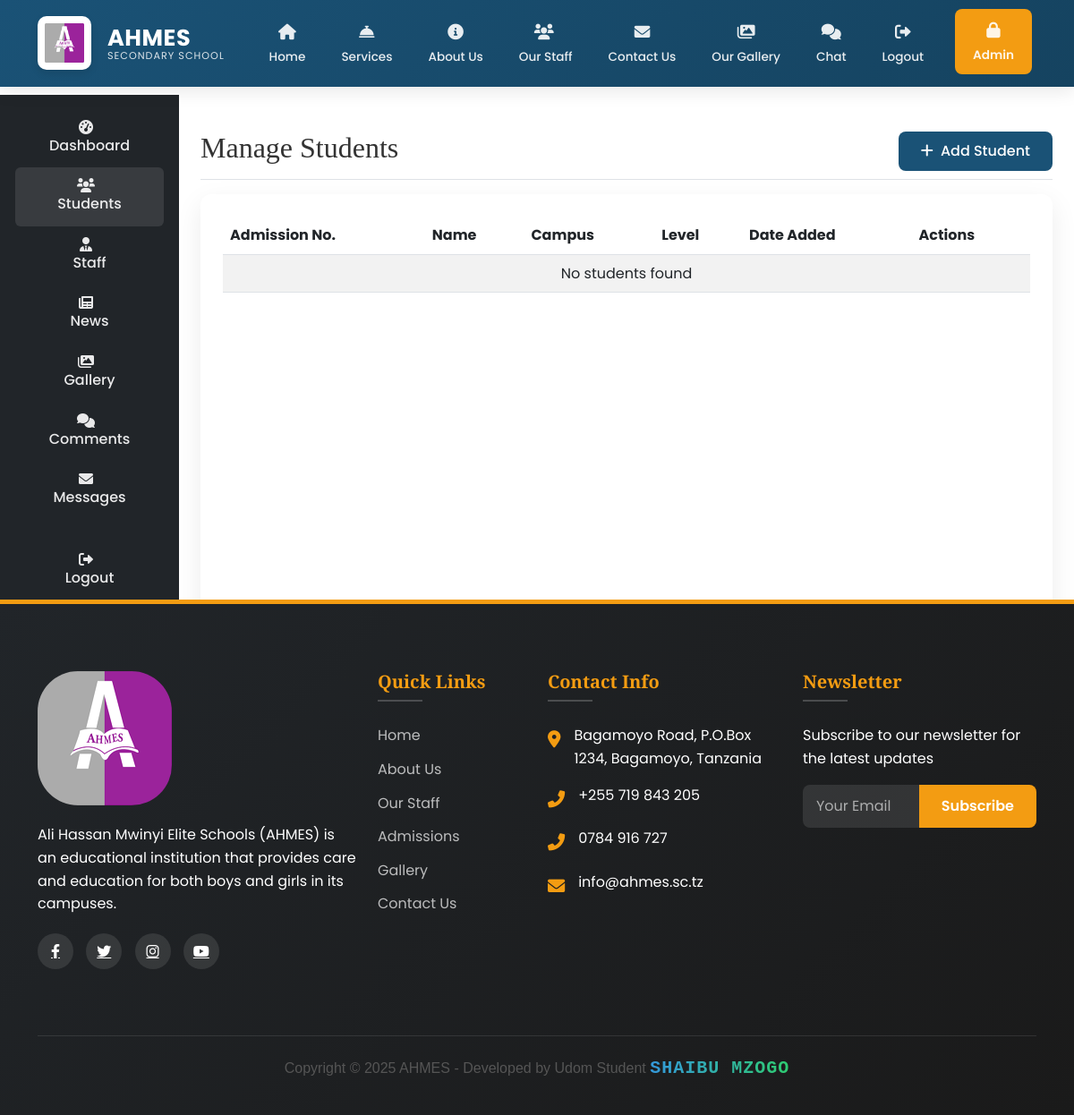
/ad/students/ (signed in), run on an earlier commit of the app's database.
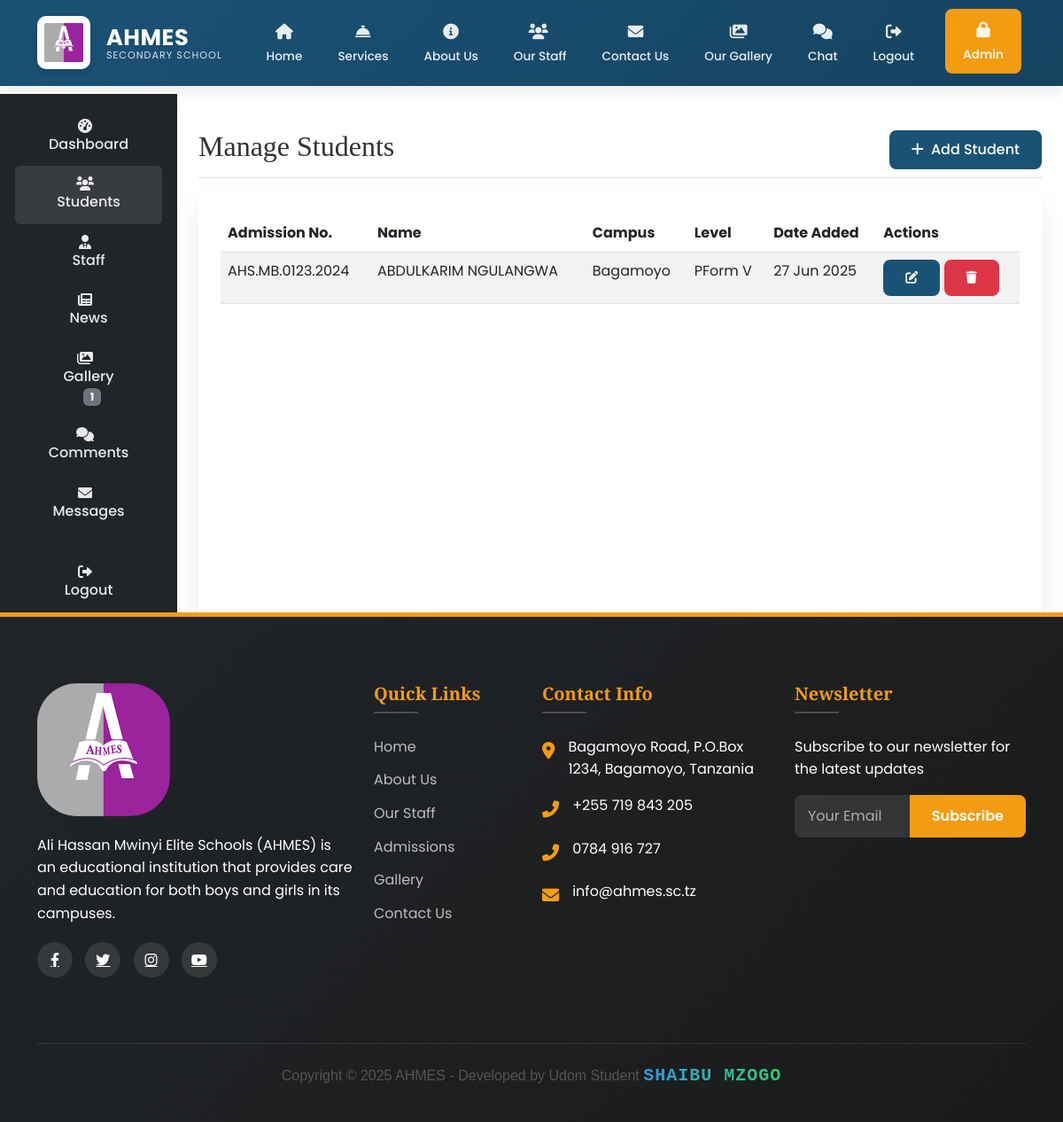
And on a later commit of the database.
### main/models.py (models this page shows, shortened)
class Student(models.Model):
    GENDER_CHOICES = [
        ('M', 'Male'),
        ('F', 'Female'),
    ]
    user = models.OneToOneField(
        User,
        on_delete=models.CASCADE,
        related_name='student_profile',
        null=True,
        blank=True
    )
    first_name = models.CharField(max_length=100)
    last_name = models.CharField(max_length=100)
    gender = models.CharField(max_length=1, choices=GENDER_CHOICES)
    date_of_birth = models.DateField()
    admission_number = models.CharField(max_length=20, unique=True)
    campus = models.ForeignKey(
        Campus,
        on_delete=models.CASCADE,
        related_name='students'
    )
    level = models.ForeignKey(
        Level,
        on_delete=models.CASCADE,
        related_name='students'
    )
    admission_date = models.DateField()
    parent_name = models.CharField(max_length=200)
    parent_phone = models.CharField(max_length=20)
    parent_email = models.EmailField()
    address = models.TextField()
    created_at = models.DateTimeField(auto_now_add=True)
    updated_at = models.DateTimeField(auto_now=True)
    class Meta:
        ordering = ['-created_at']
        verbose_name = 'Student'
        verbose_name_plural = 'Students'

class Campus(models.Model):
    name = models.CharField(max_length=100)
    location = models.CharField(max_length=200)
    description = models.TextField()
    image = CloudinaryField('campuses', folder="school/campuses",
                          transformation={'quality': 'auto:good'})

class Level(models.Model):
    name = models.CharField(max_length=100)
    description = models.TextField()

### main/views.py (the view)
# urls.py: path('ad/students/', views.manage_students, name='manage_students'),
@login_required
@user_passes_test(is_admin)
def manage_students(request):
    students = Student.objects.all().order_by('-created_at')
    return render(request, 'main/manage_students.html', {'students': students})

### main/templates/main/manage_students.html
{% extends 'main/base.html' %}
{% load static %}
{% block content %}
<div class="container-fluid">
  <div class="row">
    {% include 'main/sidebar.html' %}
    <main class="col-md-9 ms-sm-auto col-lg-10 px-md-4 py-4">
      <div class="d-flex justify-content-between flex-wrap flex-md-nowrap align-items-center pt-3 pb-2 mb-3 border-bottom">
        <h1 class="h2">Manage Students</h1>
        <div class="btn-toolbar mb-2 mb-md-0">
          <a href="{% url 'add_student' %}" class="btn btn-primary">
            <i class="fas fa-plus me-1"></i> Add Student
          </a>
        </div>
      </div>
      <div class="card">
        <div class="card-body">
          <div class="table-responsive">
            <table class="table table-striped table-hover">
              <thead>
                <tr>
                  <th>Admission No.</th>
                  <th>Name</th>
                  <th>Campus</th>
                  <th>Level</th>
                  <th>Date Added</th>
                  <th>Actions</th>
                </tr>
              </thead>
              <tbody>
                {% for student in students %}
                <tr>
                  <td>{{ student.admission_number }}</td>
                  <td>{{ student.first_name }} {{ student.last_name }}</td>
                  <td>{{ student.campus.name }}</td>
                  <td>{{ student.level.name }}</td>
                  <td>{{ student.created_at|date:"d M Y" }}</td>
                  <td>
                    <a href="{% url 'edit_student' student.pk %}" class="btn btn-sm btn-primary">
                      <i class="fas fa-edit"></i>
                    </a>
                    <a href="{% url 'delete_student' student.pk %}" class="btn btn-sm btn-danger">
                      <i class="fas fa-trash"></i>
                    </a>
                  </td>
                </tr>
                {% empty %}
                <tr>
                  <td colspan="6" class="text-center">No students found</td>
                </tr>
                {% endfor %}
              </tbody>
            </table>
          </div>
        </div>
      </div>
    </main>
  </div>
</div>
{% endblock %}

### main/templates/main/base.html (shortened to what this page needs)
<!DOCTYPE html>
<html lang="en">
  <head>
    {% load static %}
    <link
      href="https://cdn.jsdelivr.net/npm/bootstrap@5.3.2/dist/css/bootstrap.min.css"
      rel="stylesheet"
    />
    <link
      rel="stylesheet"
      href="https://cdnjs.cloudflare.com/ajax/libs/font-awesome/6.4.0/css/all.min.css"
    />
    <link href="https://unpkg.com/aos@2.3.1/dist/aos.css" rel="stylesheet" />
    <link
      href="https://cdn.jsdelivr.net/npm/bootstrap@5.3.0/dist/css/bootstrap.min.css"
      rel="stylesheet"
    />
    <link
      href="https://cdn.jsdelivr.net/npm/aos@2.3.4/dist/aos.css"
      rel="stylesheet"
    />
    <link
      href="https://cdnjs.cloudflare.com/ajax/libs/font-awesome/6.0.0/css/all.min.css"
      rel="stylesheet"
    />
  </head>
  <body>
    <br />
    <nav class="navbar navbar-expand-lg navbar-dark fixed-top">
      <div class="container">
        <a
          class="navbar-brand d-flex align-items-center"
          href="{% url 'home' %}"
        >
          <div class="logo-container me-2">
            <img
              src="{% static 'images/Ahmes.PNG' %}"
              alt="AHMES Logo"
              class="logo-img"
            />
          </div>
          <div class="brand-text">
            <span class="brand-name">AHMES</span>
            <span class="brand-subtitle">SECONDARY SCHOOL</span>
          </div>
        </a>
        <div class="collapse navbar-collapse" id="navbarNav">
          <ul class="navbar-nav ms-auto">
            <li class="nav-item">
              <a
                class="nav-link {% if request.path == '/' %}active{% endif %}"
                href="{% url 'home' %}"
              >
                <span class="nav-icon"><i class="fas fa-home"></i></span>
                <span class="nav-text">Home</span>
              </a>
            </li>
            <li class="nav-item">
              <a
                class="nav-link {% if 'services' in request.path %}active{% endif %}"
                href="{% url 'services' %}"
              >
                <span class="nav-icon"
                  ><i class="fas fa-concierge-bell"></i
                ></span>
                <span class="nav-text">Services</span>
              </a>
            </li>
            <li class="nav-item">
              <a
                class="nav-link {% if 'about' in request.path %}active{% endif %}"
                href="{% url 'about' %}"
              >
                <span class="nav-icon"><i class="fas fa-info-circle"></i></span>
                <span class="nav-text">About Us</span>
              </a>
            </li>
            <li class="nav-item">
              <a
                class="nav-link {% if 'staff' in request.path %}active{% endif %}"
                href="{% url 'staff' %}"
              >
                <span class="nav-icon"><i class="fas fa-users me-1"></i></span>
                <span class="nav-text">Our Staff</span>
              </a>
            </li>
            <li class="nav-item">
              <a
                class="nav-link {% if 'contact' in request.path %}active{% endif %}"
                href="{% url 'contact' %}"
              >
                <span class="nav-icon"><i class="fas fa-envelope"></i></span>
                <span class="nav-text">Contact Us</span>
              </a>
            </li>
            <li class="nav-item">
              <a
                class="nav-link {% if 'gallery' in request.path %}active{% endif %}"
                href="{% url 'gallery' %}"
              >
                <span class="nav-icon"><i class="fas fa-images"></i></span>
                <span class="nav-text">Our Gallery</span>
              </a>
            </li>
            {% if user.is_authenticated %}
            <li class="nav-item">
              <a
                class="nav-link {% if 'chat' in request.path %}active{% endif %}"
                href="{% url 'inbox' %}"
              >
                <span class="nav-icon"><i class="fas fa-comments"></i></span>
                <span class="nav-text">Chat</span>
              </a>
            </li>
            {% endif %}
            <li class="nav-item">
  {% if request.user.is_authenticated %}
    <a
      class="nav-link"
      href="{% url 'logout' %}"
      onclick="event.preventDefault(); document.getElementById('logout-form').submit();"
    >
      <span class="nav-icon"><i class="fas fa-sign-out-alt"></i></span>
      <span class="nav-text">Logout</span>
    </a>
  {% endif %}
</li>
            <li class="nav-item">
              <a class="nav-link cta-button" href="{% url 'admin_login' %}">
                <span class="nav-icon"><i class="fas fa-lock"></i></span>
                <span class="nav-text">Admin</span>
              </a>
            </li>
          </ul>
        </div>
      </div>
    </nav>
    {% block content %}{% endblock %}
    <footer>
      <div class="container">
        <div class="row">
          <div class="col-lg-4 mb-4" data-aos="fade-up">
            <img
              src="{% static 'images/Ahmes.PNG' %}"
              alt="AHMES Logo"
              class="footer-logo"
              style="border-radius: 30%"
            />
            <div class="footer-about">
              <p>
                Ali Hassan Mwinyi Elite Schools (AHMES) is an educational
                institution that provides care and education for both boys and
                girls in its campuses.
              </p>
            </div>
            <div class="social-icons">
              <a href="#"><i class="fab fa-facebook-f"></i></a>
              <a href="#"><i class="fab fa-twitter"></i></a>
              <a href="#"><i class="fab fa-instagram"></i></a>
              <a href="#"><i class="fab fa-youtube"></i></a>
            </div>
          </div>
          <div
            class="col-lg-2 col-md-6 mb-4"
            data-aos="fade-up"
            data-aos-delay="100"
          >
            <div class="footer-links">
              <h5>Quick Links</h5>
              <ul>
                <li><a href="{% url 'home' %}">Home</a></li>
                <li><a href="{% url 'about' %}">About Us</a></li>
                <li><a href="{% url 'staff' %}">Our Staff</a></li>
                <li><a href="{% url 'under_development' %}">Admissions</a></li>
                <li><a href="{% url 'gallery' %}">Gallery</a></li>
                <li><a href="{% url 'contact' %}">Contact Us</a></li>
              </ul>
            </div>
          </div>
          <div
            class="col-lg-3 col-md-6 mb-4"
            data-aos="fade-up"
            data-aos-delay="200"
          >
            <div class="footer-links">
              <h5>Contact Info</h5>
              <div class="contact-info">
                <div class="contact-item">
                  <div class="contact-icon">
                    <i class="fas fa-map-marker-alt"></i>
                  </div>
                  <div>Bagamoyo Road, P.O.Box 1234, Bagamoyo, Tanzania</div>
                </div>
                <div class="contact-item">
                  <div class="contact-icon">
                    <i class="fas fa-phone-alt"></i>
                  </div>
                  <div>+255 719 843 205</div>
                </div>
                <div class="contact-item">
                  <div class="contact-icon">
                    <i class="fas fa-phone-alt"></i>
                  </div>
                  <div>0784 916 727</div>
                </div>
                <div class="contact-item">
                  <div class="contact-icon">
                    <i class="fas fa-envelope"></i>
                  </div>
                  <div>info@ahmes.sc.tz</div>
                </div>
              </div>
            </div>
          </div>
          <div
            class="col-lg-3 col-md-6 mb-4"
            data-aos="fade-up"
            data-aos-delay="300"
          >
            <div class="footer-links">
              <h5>Newsletter</h5>
              <p>Subscribe to our newsletter for the latest updates</p>
              <form id="newsletterForm" class="newsletter-form">
                <div class="input-group mb-3">
                  <input
                    type="email"
                    class="form-control"
                    placeholder="Your Email"
                    required
                  />
                  <button class="btn" type="submit">Subscribe</button>
                </div>
              </form>
            </div>
          </div>
        </div>
        <div class="copyright">
         <p style="font-family: Arial, sans-serif; font-size: 16px; color: #555; text-align: center;">
  Copyright © 2025 AHMES - Developed by Udom Student
  <span style="font-family: 'Courier New', monospace; font-size: 20px; color: #3498db; letter-spacing: 1px; font-weight: bold; text-transform: uppercase; background: linear-gradient(90deg, #3498db, #2ecc71); -webkit-background-clip: text; -webkit-text-fill-color: transparent;">
    Shaibu Mzogo
  </span>
</p>
        </div>
      </div>
    </footer>
  </body>
</html>

### main/templates/main/sidebar.html (shortened to what this page needs)
{% load static %}
<div class="col-md-3 col-lg-2 d-md-block bg-dark sidebar collapse">
  <div class="position-sticky pt-3">
    <ul class="nav flex-column">
      <li class="nav-item">
        <a class="nav-link text-white {% if request.resolver_match.url_name == 'admin_dashboard' %}active{% endif %}" href="{% url 'admin_dashboard' %}">
          <i class="fas fa-tachometer-alt me-2"></i> Dashboard
        </a>
      </li>
      <li class="nav-item">
        <a class="nav-link text-white {% if 'students' in request.resolver_match.url_name %}active{% endif %}" href="{% url 'manage_students' %}">
          <i class="fas fa-users me-2"></i> Students
        </a>
      </li>
      <li class="nav-item">
        <a class="nav-link text-white {% if 'staff' in request.resolver_match.url_name %}active{% endif %}" href="{% url 'manage_staff' %}">
          <i class="fas fa-user-tie me-2"></i> Staff
        </a>
      </li>
      <li class="nav-item">
        <a class="nav-link text-white {% if 'news' in request.resolver_match.url_name %}active{% endif %}" href="{% url 'manage_news' %}">
          <i class="fas fa-newspaper me-2"></i> News
        </a>
      </li>
      <li class="nav-item">
        <a class="nav-link text-white {% if 'gallery' in request.resolver_match.url_name %}active{% endif %}" href="{% url 'manage_gallery' %}">
          <i class="fas fa-images me-2"></i> Gallery
          {% if gallery_count > 0 %}
          <span class="badge bg-secondary ms-2">{{ gallery_count }}</span>
          {% endif %}
        </a>
      </li>
      <li class="nav-item">
        <a class="nav-link text-white {% if 'comments' in request.resolver_match.url_name %}active{% endif %}" href="{% url 'manage_comments' %}">
          <i class="fas fa-comments me-2"></i> Comments
        </a>
      </li>
      <li class="nav-item">
        <a class="nav-link text-white {% if request.resolver_match.url_name == 'inbox' %}active{% endif %}" href="{% url 'inbox' %}">
          <i class="fas fa-envelope me-2"></i> Messages
        </a>
      </li>
    </ul>
    <div class="mt-4">
      <ul class="nav flex-column">
        <li class="nav-item">
          <a class="nav-link text-white" href="{% url 'logout' %}">
            <i class="fas fa-sign-out-alt me-2"></i> Logout
          </a>
        </li>
      </ul>
    </div>
  </div>
</div>

What changed in the data, as far as the page shows it:
added Student: admission_number "AHS.MB.0123.2024", first_name "ABDULKARIM", last_name "NGULANGWA", campus.name "Bagamoyo", level.name "PForm V", created_at "27 Jun 2025"
Also different on the page:
{{ gallery_count }}: (not shown) → "1"
text no longer shown: "No students found"
